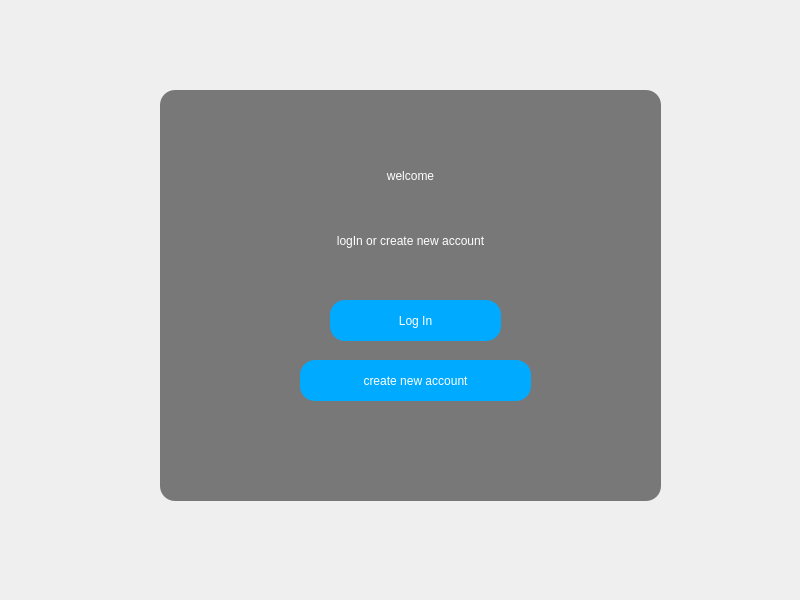
<?xml version="1.0" encoding="UTF-8"?>
<ui version="4.0">
 <class>MainWindow</class>
 <widget class="QMainWindow" name="MainWindow">
  <property name="geometry">
   <rect>
    <x>0</x>
    <y>0</y>
    <width>800</width>
    <height>600</height>
   </rect>
  </property>
  <property name="windowTitle">
   <string>MainWindow</string>
  </property>
  <property name="styleSheet">
   <string notr="true">QMainWindow{
	background-image: url(:/new/prefix1/image/R14011_product.jpg);
}

QLabel{
	font: 28pt &quot;Segoe Print&quot;;	
	color:white;
}

QPushButton{
color:white;
border-radius:15px;
background-color: rgb(0, 170, 255);
}

QPushButton:hover{
background-color: rgb(0, 0, 127);
border-radius:15px;
color:white;
}</string>
  </property>
  <widget class="QWidget" name="centralwidget">
   <widget class="QFrame" name="frame">
    <property name="geometry">
     <rect>
      <x>160</x>
      <y>90</y>
      <width>501</width>
      <height>411</height>
     </rect>
    </property>
    <property name="styleSheet">
     <string notr="true">QFrame{
	border-radius:15px;
	background-color:rgba(0,0,0,0.5)
	
}
</string>
    </property>
    <property name="frameShape">
     <enum>QFrame::StyledPanel</enum>
    </property>
    <property name="frameShadow">
     <enum>QFrame::Raised</enum>
    </property>
    <widget class="QPushButton" name="pushButton">
     <property name="geometry">
      <rect>
       <x>170</x>
       <y>210</y>
       <width>171</width>
       <height>41</height>
      </rect>
     </property>
     <property name="styleSheet">
      <string notr="true">font: 900 12pt &quot;Segoe UI Black&quot;;</string>
     </property>
     <property name="text">
      <string>Log In</string>
     </property>
    </widget>
    <widget class="QPushButton" name="pushButton_2">
     <property name="geometry">
      <rect>
       <x>140</x>
       <y>270</y>
       <width>231</width>
       <height>41</height>
      </rect>
     </property>
     <property name="styleSheet">
      <string notr="true">font: 900 12pt &quot;Segoe UI Black&quot;;</string>
     </property>
     <property name="text">
      <string>create new account</string>
     </property>
    </widget>
    <widget class="QLabel" name="label_2">
     <property name="geometry">
      <rect>
       <x>110</x>
       <y>130</y>
       <width>281</width>
       <height>41</height>
      </rect>
     </property>
     <property name="styleSheet">
      <string notr="true">font: 900 12pt &quot;Segoe UI Black&quot;;
background-color:rgba(0,0,0,0);</string>
     </property>
     <property name="text">
      <string>logIn or create new account</string>
     </property>
     <property name="alignment">
      <set>Qt::AlignCenter</set>
     </property>
    </widget>
    <widget class="QLabel" name="label">
     <property name="geometry">
      <rect>
       <x>120</x>
       <y>60</y>
       <width>261</width>
       <height>51</height>
      </rect>
     </property>
     <property name="styleSheet">
      <string notr="true">background-color:rgba(0,0,0,0);</string>
     </property>
     <property name="text">
      <string>welcome</string>
     </property>
     <property name="alignment">
      <set>Qt::AlignCenter</set>
     </property>
    </widget>
   </widget>
  </widget>
 </widget>
 <resources/>
 <connections/>
</ui>
